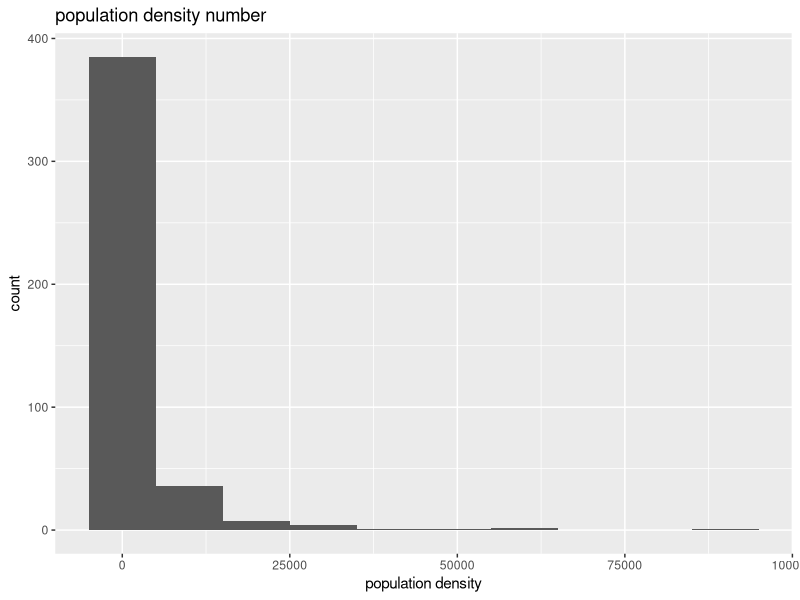
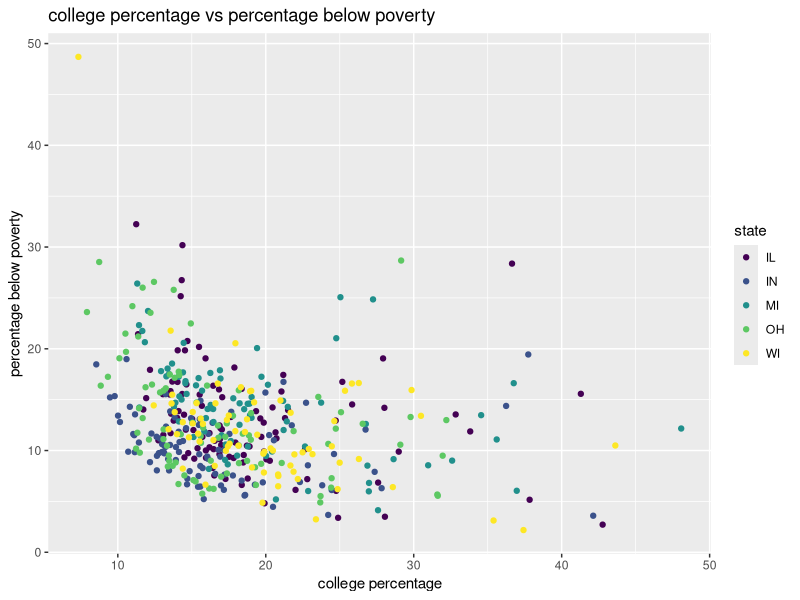
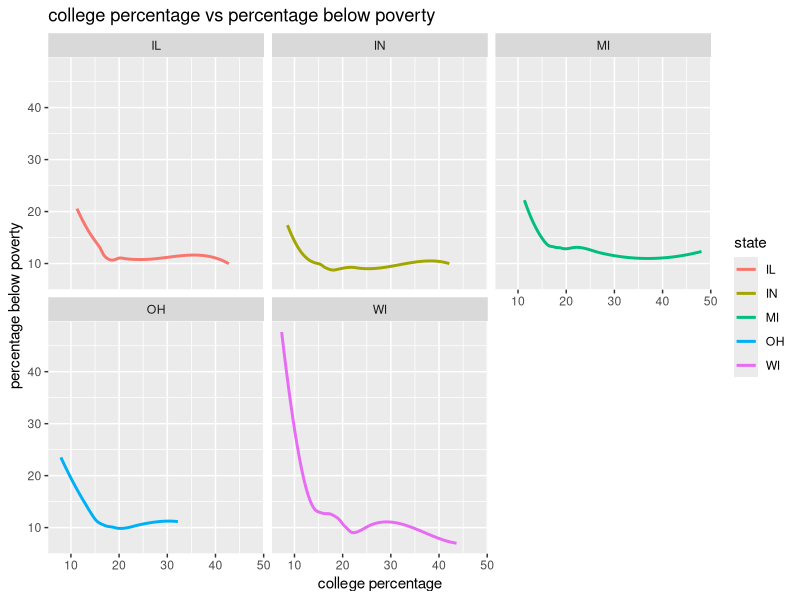

Write R code to recreate these figures, in order.
## ---- chunk 1
#| label: load-packages
library(tidyverse)
library(viridis)
## ---- chunk 2
glimpse(midwest)
ggplot(midwest,
       aes(x= popdensity)) + geom_histogram(binwidth = 10000) + labs(title= "population density number", x = "population density", y = "count")
## ---- chunk 3
ggplot(midwest,
       aes(x=percollege, y= percbelowpoverty, color= state))+ geom_point()+scale_color_viridis_d()+ labs(title= "college percentage vs percentage below poverty", x = "college percentage", y = "percentage below poverty")
## ---- chunk 4
ggplot(midwest,
       aes(x=percollege, y= percbelowpoverty, color= state))+ geom_smooth(se=FALSE) +facet_wrap(~state) + labs(title= "college percentage vs percentage below poverty", x = "college percentage", y = "percentage below poverty")
## ---- chunk 5
midwest <- midwest |>
  mutate(metro = if_else(inmetro == 1, "Yes", "No"))
